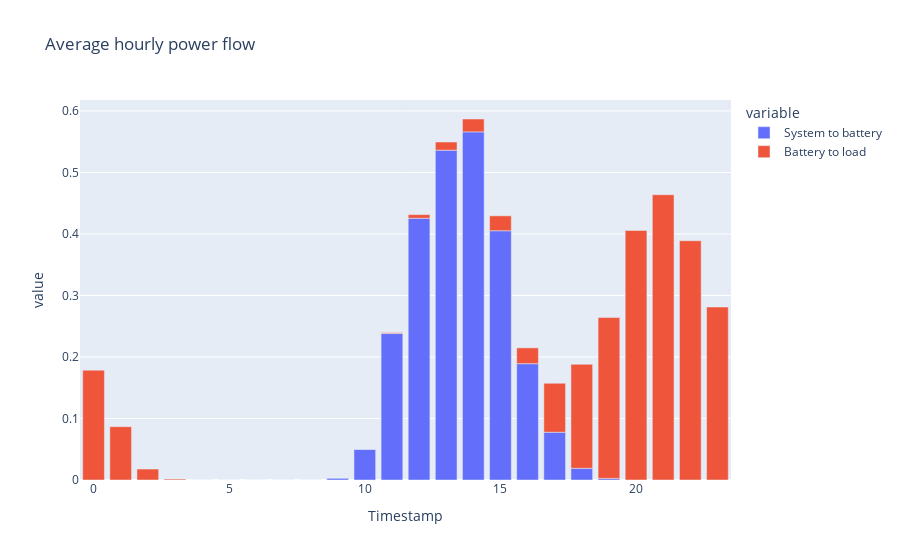

Notebook source saved alongside this figure:
### Markdown cell above
The power flow is typical for a self-consumption use case, where the battery charges during daylight (when the system is producing more energy than required by the load) and fully discharges during night:

### Code cell
df[["System to battery", "Battery to load"]].groupby(df.index.hour).mean().plot.bar(title="Average hourly power flow")

### Figure 1 — Plotly figure (JSON) as saved in the notebook; plotly's stock layout.template omitted (floating-point values rounded to 4 significant figures)
{"data": [{"alignmentgroup": "True", "hovertemplate": "variable=System to battery<br>Timestamp=%{x}<br>value=%{y}<extra></extra>", "legendgroup": "System to battery", "marker": {"color": "#636efa", "pattern": {"shape": ""}}, "name": "System to battery", "offsetgroup": "System to battery", "orientation": "v", "showlegend": true, "textposition": "auto", "type": "bar", "x": [0, 1, 2, 3, 4, 5, 6, 7, 8, 9, 10, 11, 12, 13, 14, 15, 16, 17, 18, 19, 20, 21, 22, 23], "xaxis": "x", "y": [0, 0, 0, 0, 0, 0, 0, 0, 0, 0.003217, 0.04998, 0.2383, 0.4256, 0.5362, 0.566, 0.4052, 0.1891, 0.07763, 0.01903, 0.002533, 0, 0, 0, 0], "yaxis": "y"}, {"alignmentgroup": "True", "hovertemplate": "variable=Battery to load<br>Timestamp=%{x}<br>value=%{y}<extra></extra>", "legendgroup": "Battery to load", "marker": {"color": "#EF553B", "pattern": {"shape": ""}}, "name": "Battery to load", "offsetgroup": "Battery to load", "orientation": "v", "showlegend": true, "textposition": "auto", "type": "bar", "x": [0, 1, 2, 3, 4, 5, 6, 7, 8, 9, 10, 11, 12, 13, 14, 15, 16, 17, 18, 19, 20, 21, 22, 23], "xaxis": "x", "y": [0.1786, 0.08674, 0.01783, 0.001537, 4.711e-05, 8.705e-08, 7.23e-08, 6.055e-08, 5.118e-08, 4.282e-08, 0.0001107, 0.001344, 0.005894, 0.01333, 0.0209, 0.02427, 0.02571, 0.07967, 0.169, 0.2616, 0.4057, 0.4638, 0.389, 0.2812], "yaxis": "y"}], "layout": {"barmode": "relative", "legend": {"title": {"text": "variable"}, "tracegroupgap": 0}, "title": {"text": "Average hourly power flow"}, "xaxis": {"anchor": "y", "domain": [0, 1], "title": {"text": "Timestamp"}}, "yaxis": {"anchor": "x", "domain": [0, 1], "title": {"text": "value"}}}}
